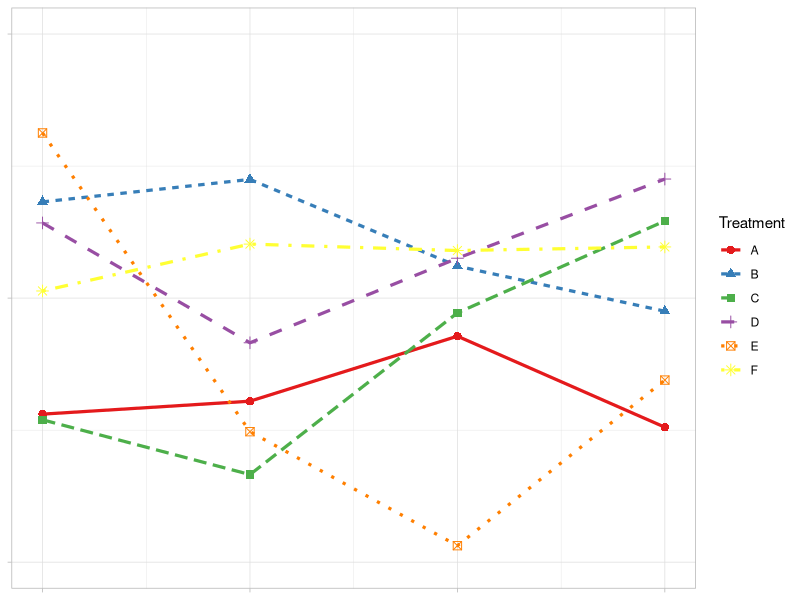
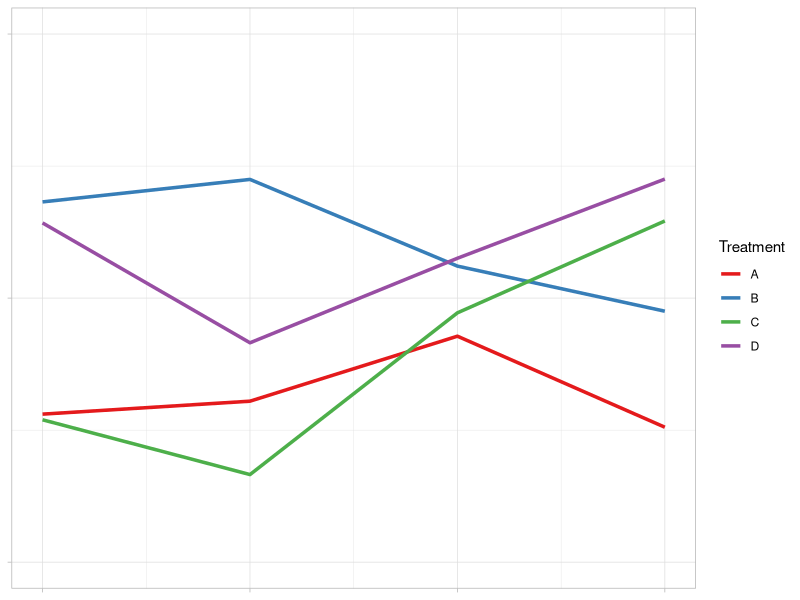
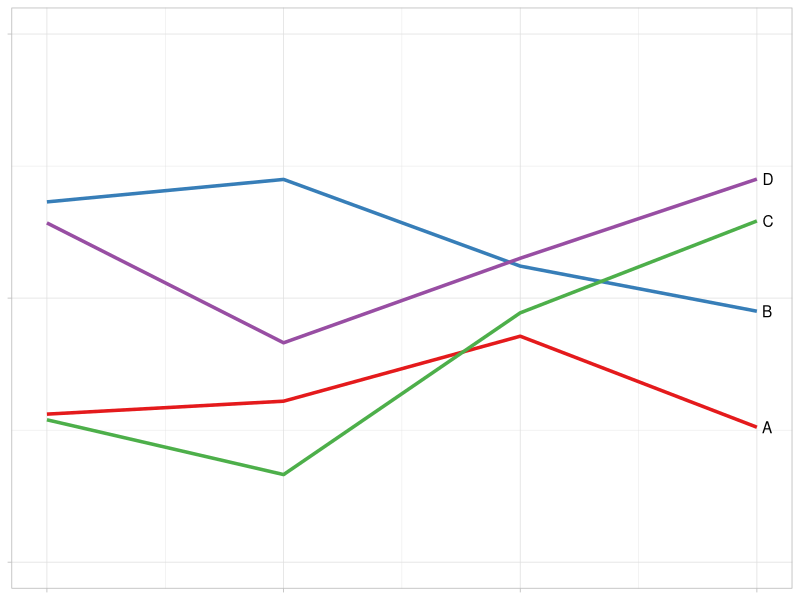
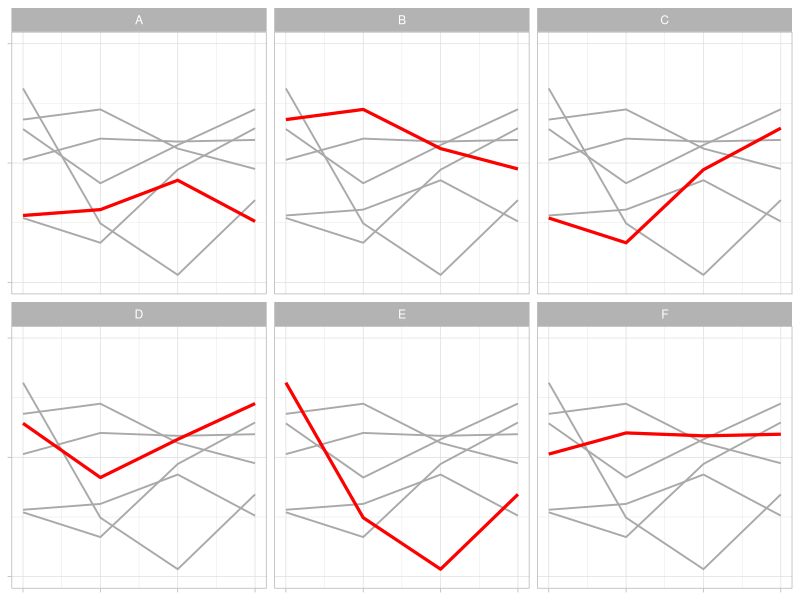

Here is the R script that generated these plots, in order:
## ---- chunk 1
knitr::opts_chunk$set(echo = FALSE)

library(ggplot2)

# Set global theme
theme_set(theme_light())

# Redefine a minimal theme
th_close <- theme(
  axis.title.y = element_blank(),
  axis.text.y = element_blank(),
  axis.title.x = element_blank(),
  axis.text.x = element_blank(
  )
) 

# Set seed for reproducibility 
set.seed(65)

# Generate dummy data
df <- data.frame(
  Treatment = rep(c("A", "B", "C", "D", "E", "F"),
                  each = 4),
  Treatment2 = rep(c("A", "B", "C", "D", "E", "F"),
                  each = 4),
  Visit = rep(c(1, 2, 3, 4), 6),
  Outcome = c(
    rnorm(4, 2, 0.5),
    rnorm(4, 3, 0.5),
    rnorm(4, 2, 1),
    rnorm(4, 3, 0.5),
    rnorm(4, 2.5, 1),
    rnorm(4, 3, 0.2)
  )
)
## ---- chunk 2

ggplot(df, aes(
  x = Visit,
  y = Outcome,
  group = Treatment,
  color = Treatment
)) +
  geom_line(size = 1.1, aes(linetype = Treatment)) +
  geom_point(size = 2.5, aes(shape = Treatment)) +
  scale_x_continuous(limits = c(1, 4), breaks = c(1, 2, 3, 4)) +
  scale_y_continuous(limits = c(0, 5), breaks = c(0, 2.5, 5)) +
  scale_color_brewer(palette = "Set1") +
  th_close

## ---- chunk 3
ggplot(
  subset(
    df,
    Treatment == "A" |
      Treatment == "B" | Treatment == "C" | Treatment == "D"
  ),
  aes(
    x = Visit,
    y = Outcome,
    group = Treatment,
    color = Treatment
  )
) +
  geom_line(size = 1.2) +
  scale_x_continuous(limits = c(1, 4), breaks = c(1, 2, 3, 4)) +
  scale_y_continuous(limits = c(0, 5), breaks = c(0, 2.5, 5)) +
  scale_color_brewer(palette = "Set1") +
  th_close
## ---- chunk 4
ggplot(
  subset(
    df,
    Treatment == "A" |
      Treatment == "B" | Treatment == "C" | Treatment == "D"
  ),
  aes(
    x = Visit,
    y = Outcome,
    group = Treatment,
    color = Treatment
  )
) +
  geom_line(size = 1.2) +
  scale_x_continuous(limits = c(1, 4), breaks = c(1, 2, 3, 4)) +
  scale_y_continuous(limits = c(0, 5), breaks = c(0, 2.5, 5)) +
  scale_color_brewer(palette = "Set1") +
  th_close +
  geom_text(
    data = subset(
      df,
      Visit == "4" &
        (
          Treatment == "A" |
            Treatment == "B" | Treatment == "C" | Treatment == "D"
        )
    ),
    aes(label = Treatment),
    position = "nudge",
    hjust = -0.5,
    vjust = 0.5,
    color = "black"
  ) +
  theme(legend.position = "none")

## ---- chunk 5

ggplot(df, aes(x = Visit, y = Outcome, group = Treatment)) +
  geom_line (
    data = transform(df, Treatment = NULL),
    aes(x = Visit, y = Outcome, group = Treatment2),
    size = 0.65,
    color = "darkgray"
  ) +
  geom_line(size = 1.1, color = "red") +
  scale_x_continuous(limits = c(1, 4), breaks = c(1, 2, 3, 4)) +
  scale_y_continuous(limits = c(0, 5), breaks = c(0, 2.5, 5)) +
  facet_wrap ( ~ Treatment) +
  th_close

